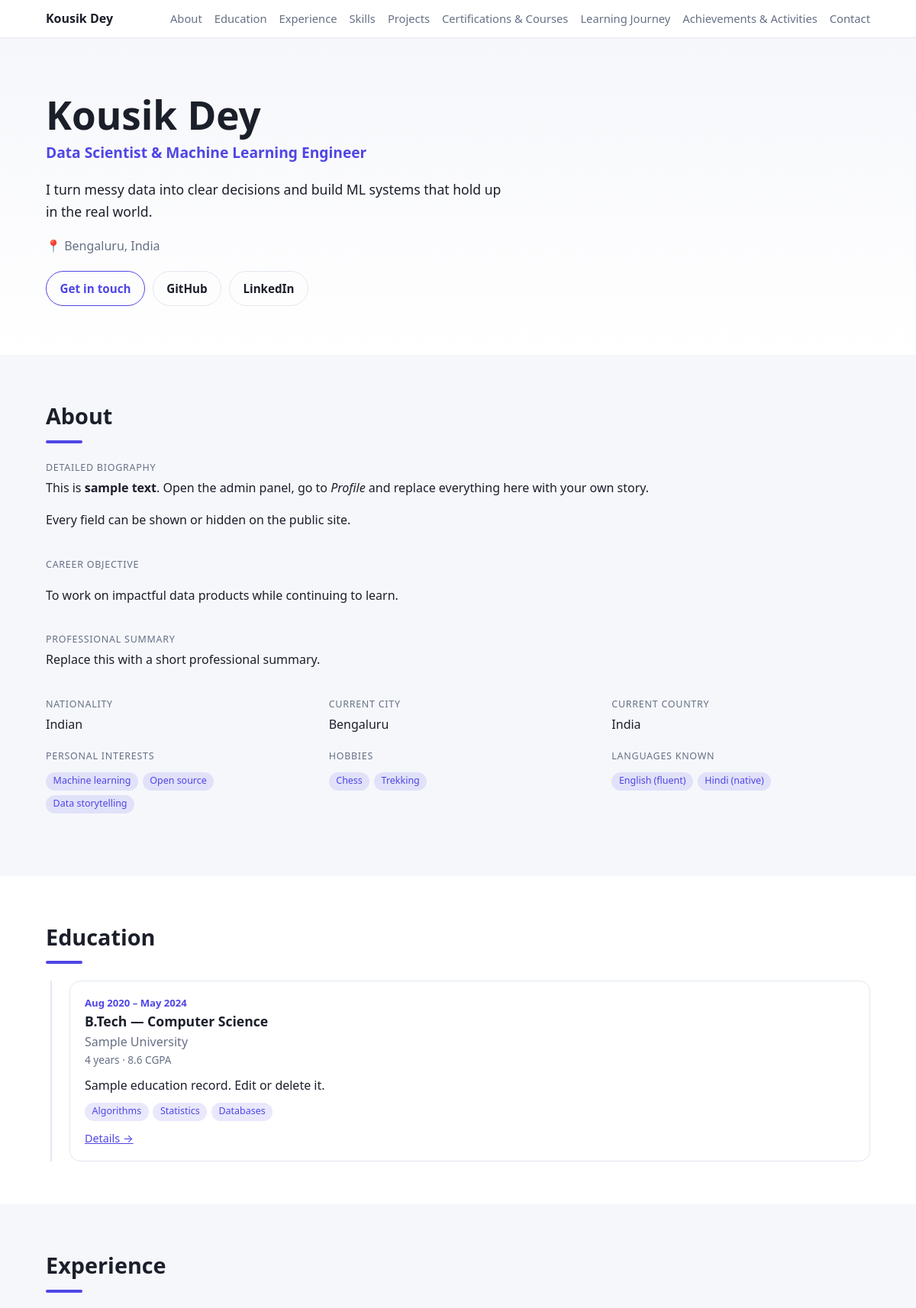
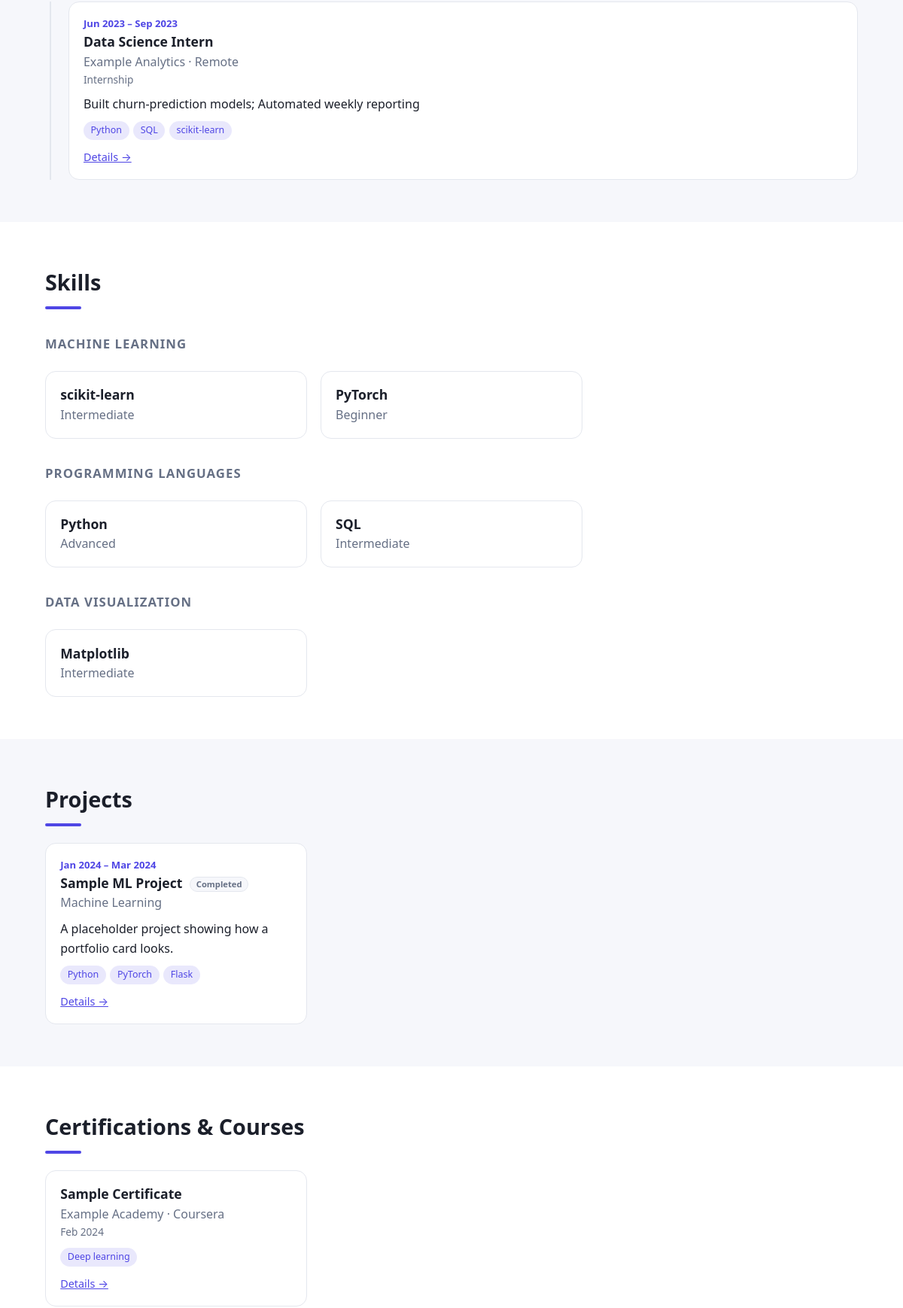
The page / (upper part) on the database its author committed (2 pictures, top to bottom).
### tables this page shows
CREATE TABLE site_sections (
    key      TEXT PRIMARY KEY,
    title    TEXT NOT NULL,
    intro    TEXT NOT NULL DEFAULT '',
    kind     TEXT NOT NULL DEFAULT 'builtin',
    visible  INTEGER NOT NULL DEFAULT 1,
    position INTEGER NOT NULL DEFAULT 0,
    layout   TEXT NOT NULL DEFAULT 'cards'
);

### public.py (the view)
@bp.route("/")
def index():
    return render_site(False)

### db.py (called while the page is built)
def jload(text, default=None):
    if text is None:
        return default
    try:
        return json.loads(text)
    except (TypeError, ValueError):
        return default

def connect(path):
    conn = sqlite3.connect(path, timeout=15)
    conn.row_factory = sqlite3.Row
    conn.execute("PRAGMA foreign_keys=ON")
    return conn

def get_db():
    if "db" not in g:
        g.db = connect(current_app.config["DB_PATH"])
    return g.db

def get_setting(key, default=""):
    row = get_db().execute("SELECT value FROM settings WHERE key=?", (key,)).fetchone()
    return row["value"] if row and row["value"] is not None else default

def all_settings():
    return {r["key"]: r["value"] for r in get_db().execute("SELECT key,value FROM settings")}

def site_sections(visible_only=False):
    sql = "SELECT * FROM site_sections"
    if visible_only:
        sql += " WHERE visible=1"
    sql += " ORDER BY position, key"
    return [dict(r) for r in get_db().execute(sql)]

def item_from_row(row):
    d = dict(row)
    d["data"] = jload(row["data"], {}) or {}
    d["published_data"] = jload(row["published_data"]) if row["published_data"] is not None else None
    d["dirty"] = row["status"] == "published" and row["data"] != row["published_data"]
    d["visible"] = bool(row["visible"])
    return d

def list_items(section):
    rows = get_db().execute(
        "SELECT * FROM items WHERE section=? ORDER BY position, id", (section,)
    ).fetchall()
    return [item_from_row(r) for r in rows]

### forms.py (called while the page is built)
def clean_url(value):
    v = (value or "").strip()
    if not v:
        return ""
    if SAFE_URL.match(v):
        return v
    if re.match(r"^[\w.-]+\.[a-z]{2,}(/.*)?$", v, re.I):  # bare domain
        return "https://" + v
    return ""

def is_empty(val):
    return val in ("", None, [], {}, False)

def fmt_date(value):
    if not value:
        return ""
    try:
        d = datetime.strptime(value[:10], "%Y-%m-%d").date()
    except ValueError:
        return str(value)
    return f"{MONTHS[d.month - 1]} {d.year}"

def fmt_range(start, end, current):
    s, e = fmt_date(start), fmt_date(end)
    if current:
        e = "Present"
    if s and e:
        return f"{s} – {e}"
    return s or e or ""

def _a(url, label=None):
    return Markup('<a href="{}" target="_blank" rel="noopener noreferrer">{}</a>').format(url, label or url)

### present.py (called while the page is built)
def lookup_names():
    return {i["uid"]: i["data"].get("name", "") for i in db.list_items("skill_categories")}

### templates/public/index.html (shortened to what this page needs)
{% extends "public/base.html" %}
{% from "public/_card.html" import card %}
{% block body %}
<section class="hero"><div class="wrap hero-grid">
  <div>
    {% if hero.name %}<h1>{{ hero.name }}</h1>{% endif %}
    {% if hero.headline %}<p class="headline">{{ hero.headline }}</p>{% endif %}
    {% if hero.intro %}<p class="intro">{{ hero.intro }}</p>{% endif %}
    {% if hero.location %}<p class="muted">📍 {{ hero.location }}</p>{% endif %}
    <p class="cta">
      {% if hero.email %}<a class="btn" href="mailto:{{ hero.email }}">Get in touch</a>{% endif %}
      {% if hero.github %}<a class="btn ghost" href="{{ hero.github }}" target="_blank" rel="noopener noreferrer">GitHub</a>{% endif %}
      {% if hero.linkedin %}<a class="btn ghost" href="{{ hero.linkedin }}" target="_blank" rel="noopener noreferrer">LinkedIn</a>{% endif %}
    </p>
  </div>
</div></section>
{% for s in sections %}
<section class="section" id="{{ s.key }}"><div class="wrap">
  <h2>{{ s.title }}</h2>
  {% if s.kind in ('about', 'contact') %}
    <dl class="facts {{ s.kind }}">
      {% for label, html, typ, key in s.rows %}
        <div class="fact {{ 'wide' if typ in ('richtext', 'textarea') else '' }}"><dt>{{ label }}</dt><dd>{{ html }}</dd></div>
      {% endfor %}
    </dl>
  {% else %}
    {% for heading, cards in s.groups %}
      {% if heading %}<h3 class="group">{{ heading }}</h3>{% endif %}
      <div class="items {{ s.layout }}">{% for c in cards %}{{ card(c, s.layout) }}{% endfor %}</div>
    {% endfor %}
  {% endif %}
</div></section>
{% endfor %}
{% endblock %}

### templates/public/base.html (shortened to what this page needs)
<!doctype html>
<html lang="en">
<head>
  <link rel="stylesheet" href="{{ url_for('static', filename='css/site.css') }}">
</head>
<body>
<header class="site-header">
  <div class="wrap bar">
    <a class="logo" href="{{ prefix or '/' }}{{ '' if prefix else '' }}">{{ hero.name or settings.get('site_title') or 'Portfolio' }}</a>
    <nav class="menu">
      {% for k, t in nav %}<a href="#{{ k }}">{{ t }}</a>{% endfor %}
    </nav>
  </div>
</header>
{% block body %}{% endblock %}
</body>
</html>

### templates/public/_card.html (shortened to what this page needs)
{% macro card(c, layout) %}
<article class="item {{ layout }}{{ ' is-draft' if c.draft }}">
  <div class="item-body">
    {% if c.range %}<div class="range">{{ c.range }}</div>{% endif %}
    <h3>{% if c.detail_url %}<a href="{{ c.detail_url }}">{{ c.title }}</a>{% else %}{{ c.title }}{% endif %}
      {% if c.badge %}<span class="badge">{{ c.badge }}</span>{% endif %}
      {% if c.draft %}<span class="badge draft">Draft</span>{% endif %}</h3>
    {% if c.subtitle %}<div class="sub">{{ c.subtitle }}</div>{% endif %}
    {% if c.meta %}<div class="meta">{{ c.meta|join(' · ') }}</div>{% endif %}
    {% if c.summary %}<p>{{ c.summary }}</p>{% endif %}
    {% if c.tags %}<ul class="tags">{% for t in c.tags %}<li>{{ t }}</li>{% endfor %}</ul>{% endif %}
    {% if c.links or c.detail_url %}
    <div class="links">
      {% if c.detail_url %}<a href="{{ c.detail_url }}">Details →</a>{% endif %}
    </div>
    {% endif %}
  </div>
</article>
{% endmacro %}

### static/css/site.css (style rules this page uses)
:root { --bg:#ffffff; --bg2:#f6f7fb; --fg:#1b1f2a; --muted:#667085; --line:#e4e7ee; --card:#ffffff; --accent:#4f46e5; --accent-fg:#ffffff; --radius:14px; }
* { box-sizing:border-box }
html { scroll-behavior:smooth;scroll-padding-top:70px }
body { margin:0;background:var(--bg);color:var(--fg);font:16px/1.65 system-ui,-apple-system,"Segoe UI",Roboto,sans-serif }
a { color:var(--accent) }
.wrap { width:min(1080px,100% - 2.5rem);margin-inline:auto }
.muted { color:var(--muted) }
.site-header { position:sticky;top:0;z-index:20;background:color-mix(in srgb,var(--bg) 88%,transparent);backdrop-filter:blur(10px);border-bottom:1px solid var(--line) }
.bar { display:flex;align-items:center;justify-content:space-between;gap:1rem;padding:.7rem 0;flex-wrap:wrap }
.logo { font-weight:700;text-decoration:none;color:var(--fg) }
.menu { display:flex;gap:1rem;align-items:center;flex-wrap:wrap }
.menu a { text-decoration:none;color:var(--muted);font-size:.92rem }
.btn { display:inline-block;padding:.6rem 1.1rem;border-radius:999px;border:1px solid var(--accent);color:var(--accent);text-decoration:none;font-weight:600;background:transparent;font-size:.95rem }
.btn.ghost { border-color:var(--line);color:var(--fg) }
.hero { padding:4.5rem 0 3rem;background:linear-gradient(180deg,var(--bg2),var(--bg)) }
.hero-grid { display:flex;gap:2.5rem;align-items:center;flex-wrap:wrap }
.hero h1 { font-size:clamp(2rem,5vw,3.2rem);line-height:1.1;margin:0 0 .4rem }
.headline { font-size:1.2rem;color:var(--accent);margin:.2rem 0 .8rem;font-weight:600 }
.intro { max-width:60ch;font-size:1.1rem }
.cta { display:flex;gap:.6rem;flex-wrap:wrap;margin-top:1.2rem }
.section { padding:3.5rem 0 }
.section:nth-of-type(even) { background:var(--bg2) }
.section h2 { font-size:1.8rem;margin:0 0 .5rem }
.section h2::after { content:"";display:block;width:48px;height:4px;background:var(--accent);border-radius:4px;margin-top:.5rem }
.group { margin:2rem 0 .8rem;font-size:1.05rem;color:var(--muted);text-transform:uppercase;letter-spacing:.06em }
.items { display:grid;gap:1.1rem;margin-top:1.4rem }
.items.cards { grid-template-columns:repeat(auto-fill,minmax(290px,1fr)) }
.items.list,.items.timeline { grid-template-columns:1fr }
.items.timeline { border-left:2px solid var(--line);padding-left:1.4rem;margin-left:.4rem }
.item { background:var(--card);border:1px solid var(--line);border-radius:var(--radius);overflow:hidden;display:flex;flex-direction:column;position:relative }
.item.timeline::before { content:"";position:absolute;left:-1.95rem;top:1.4rem;width:12px;height:12px;border-radius:50%;background:var(--accent);box-shadow:0 0 0 4px var(--bg) }
.item.timeline { flex-direction:row }
.item-body { padding:1.1rem 1.2rem;flex:1 }
.item h3 { margin:.1rem 0;font-size:1.1rem;line-height:1.3 }
.item h3 a { color:inherit;text-decoration:none }
.range { font-size:.82rem;color:var(--accent);font-weight:600 }
.sub { color:var(--muted) }
.meta { font-size:.85rem;color:var(--muted) }
.item p { margin:.5rem 0 }
.badge { display:inline-block;font-size:.7rem;padding:.1rem .5rem;border-radius:999px;background:var(--bg2);border:1px solid var(--line);color:var(--muted);vertical-align:middle;margin-left:.3rem;font-weight:600 }
.tags { list-style:none;padding:0;margin:.6rem 0;display:flex;flex-wrap:wrap;gap:.35rem }
.tags li { font-size:.78rem;padding:.12rem .6rem;border-radius:999px;background:color-mix(in srgb,var(--accent) 12%,transparent);color:var(--accent) }
.links { display:flex;gap:.9rem;flex-wrap:wrap;margin-top:.7rem;font-size:.9rem }
.facts { display:grid;grid-template-columns:repeat(auto-fill,minmax(260px,1fr));gap:1.2rem 2rem;margin-top:1.4rem }
.fact dt { font-size:.78rem;text-transform:uppercase;letter-spacing:.06em;color:var(--muted) }
.fact dd { margin:.15rem 0 0 }
.fact.wide { grid-column:1/-1 }
.rich p:first-child { margin-top:0 }
.pre { white-space:pre-wrap }

### rows shown on the page
site_sections: title "About", rows "DETAILED BIOGRAPHY" "CAREER OBJECTIVE" "PROFESSIONAL SUMMARY" "NATIONALITY" "CURRENT CITY" "CURRENT COUNTRY" "PERSONAL INTERESTS" "HOBBIES" "LANGUAGES KNOWN", rows "This is sample text . Open the admin panel, go to Profile and replace everything here with your own story. Every field can be shown or hidden on the public site." "To work on impactful data products while continuing to learn." "Replace this with a short professional summary." "Indian" "Bengaluru" "India" "Machine learning Open source Data storytelling" "Chess Trekking" "English (fluent) Hindi (native)"
site_sections: title "Education", range "Aug 2020 – May 2024", title "B.Tech — Computer Science", subtitle "Sample University", meta "4 years · 8.6 CGPA", summary "Sample education record. Edit or delete it.", tags "Algorithms" "Statistics" "Databases"
site_sections: title "Experience", range "Jun 2023 – Sep 2023", title "Data Science Intern", subtitle "Example Analytics · Remote", meta "Internship", summary "Built churn-prediction models; Automated weekly reporting", tags "Python" "SQL" "scikit-learn"
site_sections: title "Skills", groups "MACHINE LEARNING" "PROGRAMMING LANGUAGES" "DATA VISUALIZATION", title "scikit-learn" "PyTorch" "Python" "SQL" "Matplotlib", subtitle "Intermediate" "Beginner" "Advanced" "Intermediate" "Intermediate"
site_sections: title "Projects", range "Jan 2024 – Mar 2024", title "Sample ML Project", badge "Completed", subtitle "Machine Learning", summary "A placeholder project showing how a portfolio card looks.", tags "Python" "PyTorch" "Flask"
site_sections: title "Certifications & Courses", title "Sample Certificate", subtitle "Example Academy · Coursera", meta "Feb 2024", tags "Deep learning"
site_sections: title "Learning Journey"
site_sections: title "Achievements & Activities"
site_sections: title "Contact"

### other values the page prints
{{ hero.name or settings.get('site_title') or 'Portfolio' }} "Kousik Dey"
{{ hero.name }} "Kousik Dey"
{{ hero.headline }} "Data Scientist & Machine Learning Engineer"
{{ hero.intro }} "I turn messy data into clear decisions and build ML systems that hold up in the real world."
{{ hero.location }} "Bengaluru, India"
